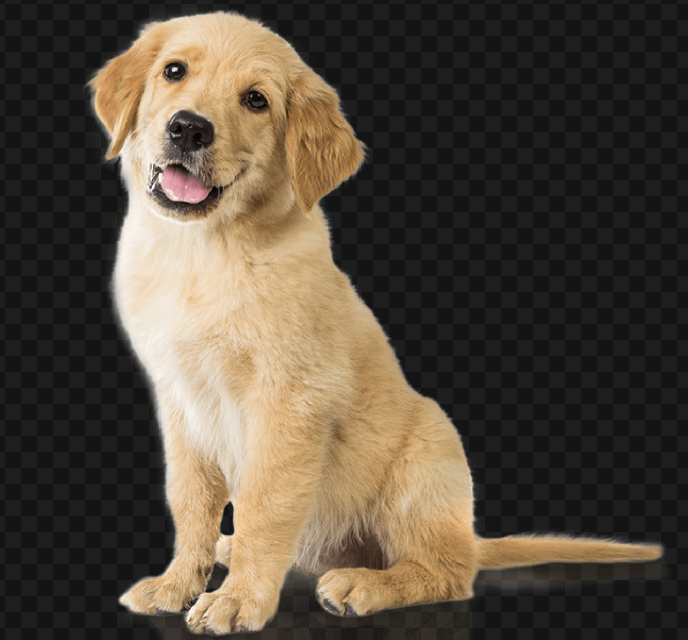
#> input picture images/6.png, 688 x 640 px
$ python cache_image_V4.py
#> lines starting #> are read from the running program, lines starting #| are printed output that depends on the picture
from PIL import Image
n = 159                     # entier entre 0 et 255
masque = 0b11110000         # entier en binaire, 8 bits

m = n & masque


def masque_faibles(n,dec=4):
    """
    param : un entier entre 0 et 255 , dec : intensité du masquage(par defaut 4)
    out : un entier entre 0 et 255 ; sans bits de poids faibles
    """
    return n & 0b11110000  # opérateur bitwise qui compare la valeur binaire de n et masque(deja binaire) et renvoi la partie ou les deux morceaux binaires 's'overlappent'

def decalage(n,dec=4):
    """
    param : un entier entre 0 et 255 , dec : intensité du decalage(par defaut 4)
    out : un entier entre 0 et 255 ; dont les bits de poids forts ont été décalés vers les bits de poids faible
    """
    return n >> dec

im1 = Image.open('images/6.png').convert('RGB').resize((500,500))
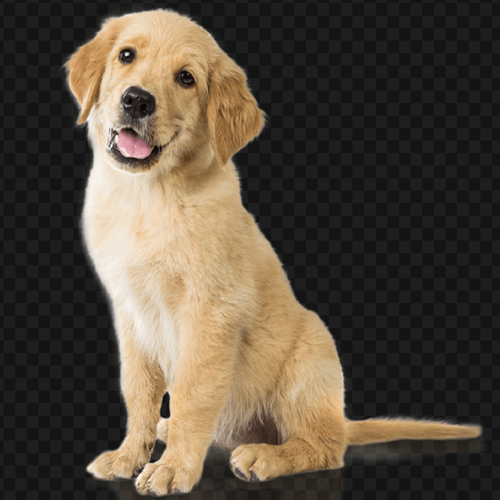
#> im1: PIL image 500x500 RGB; mean R, G, B 86.2, 75.7, 62.4
im2 = Image.open('images/5.png').convert('RGB').resize((500,500))
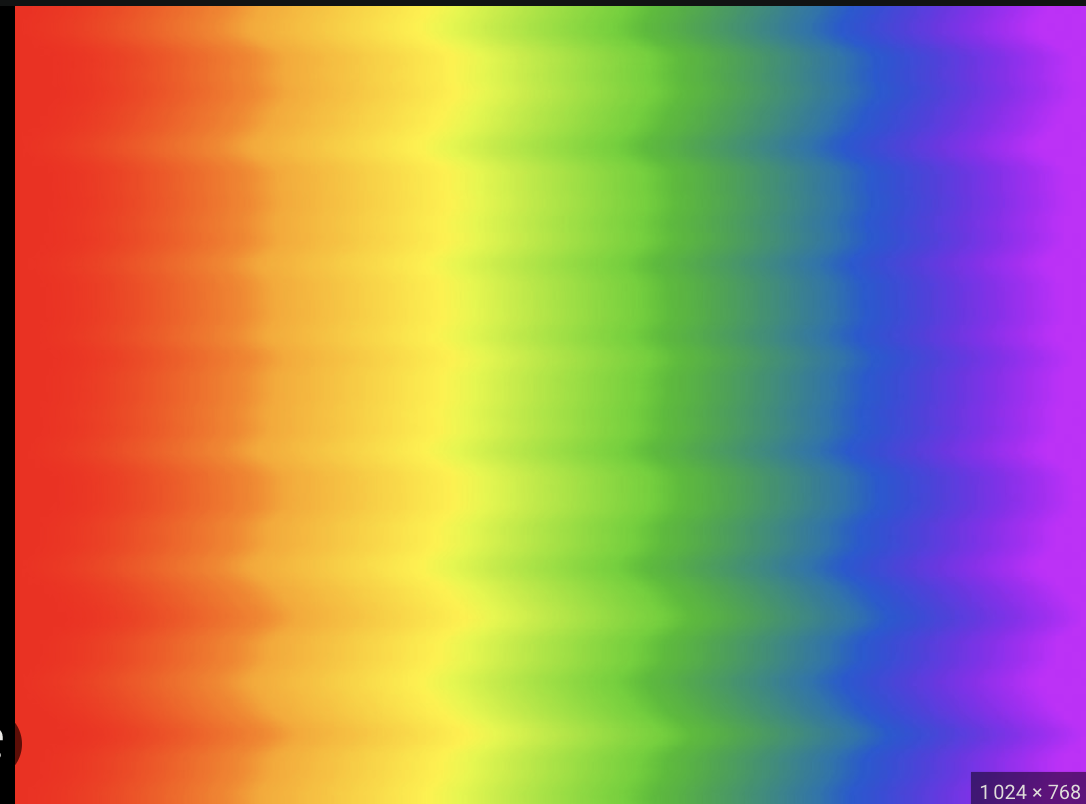
#> input picture images/5.png, 1086 x 804 px
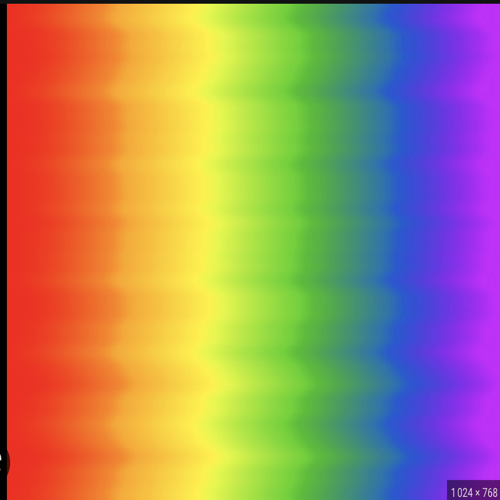
#> im2: PIL image 500x500 RGB; mean R, G, B 165.3, 136.9, 103.1
'''
if im1.height > im2.height or im1.width > im2.width:
    im_final = Image.new('RGB',(im2.width,im2.height))
    im1.resize((im2.width,im2.height))
else :
    im_final = Image.new('RGB',(im1.width,im1.height))
    im2.resize((im1.width,im1.height))
'''
im_final = Image.new('RGB',(im1.width,im1.height))
#> im_final: PIL image 500x500 RGB; every value is 0
print(im1.size)
#| (500, 500)
print(im2.size)
#| (500, 500)

for x in range(im1.width):
    for y in range(im1.height):
        r,v,b = im1.getpixel((x,y))
#> (the run stopped early here; a loop or call above may not have finished)
